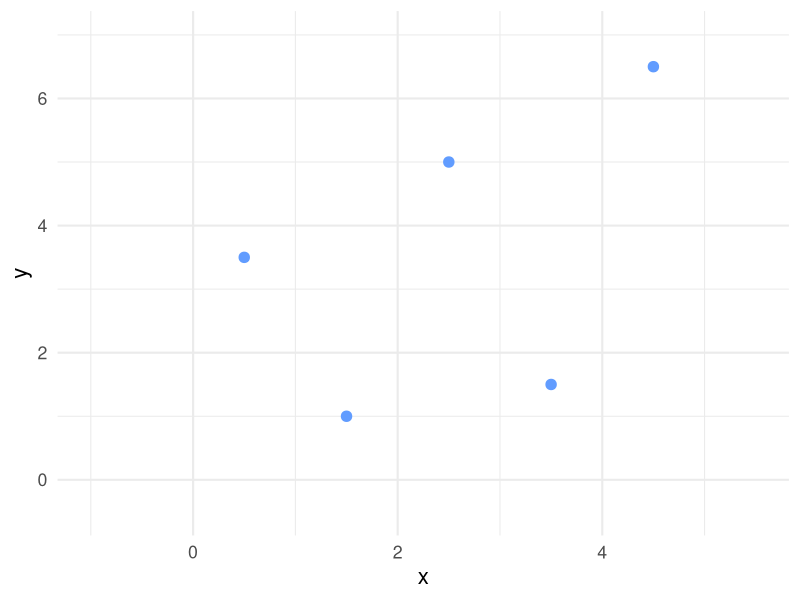
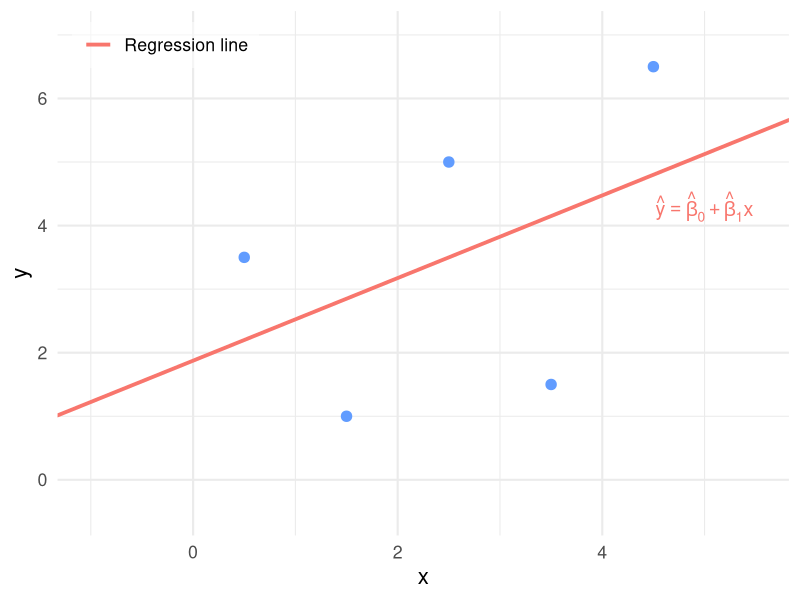
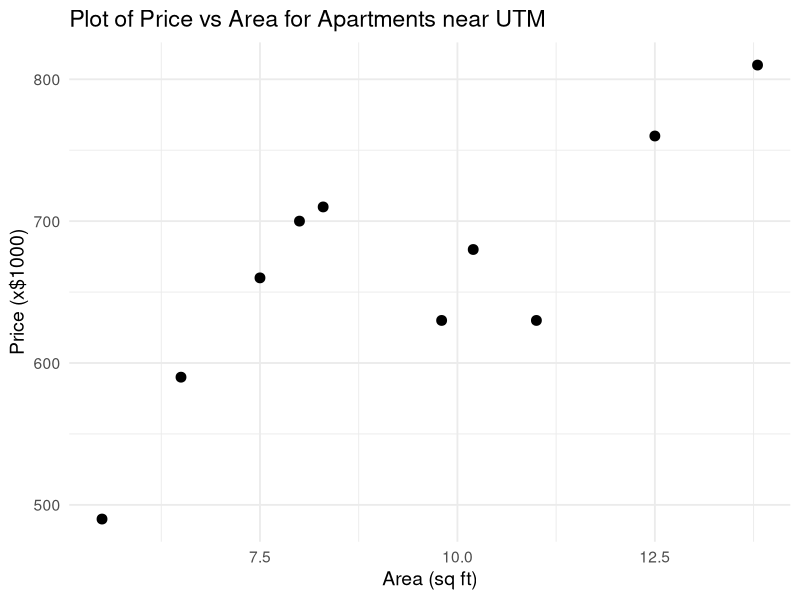
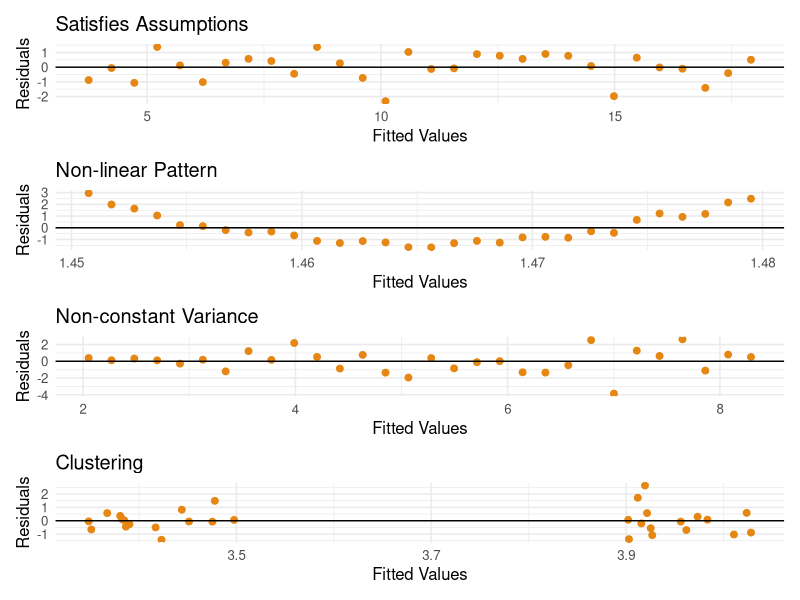
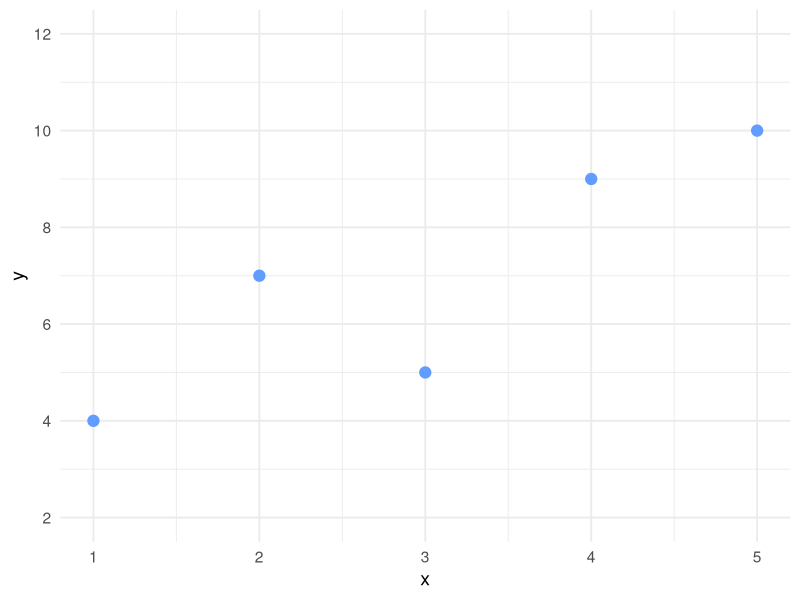
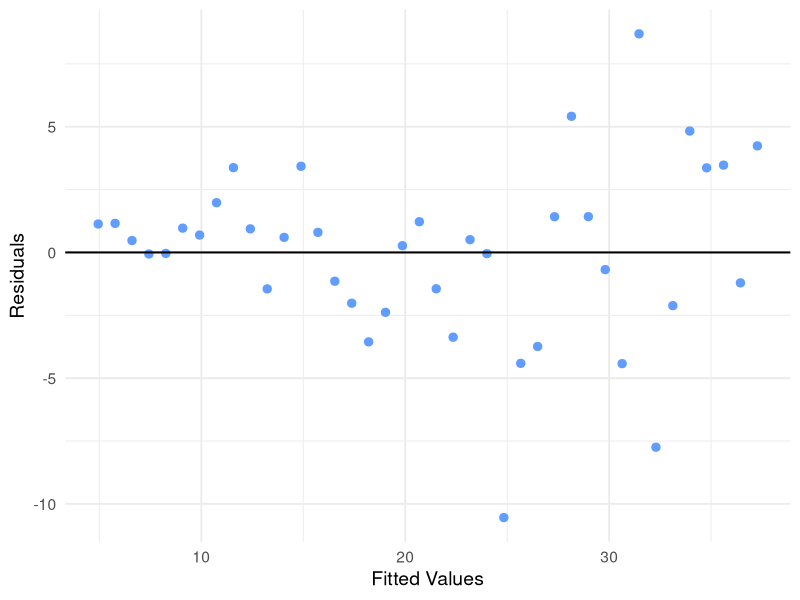
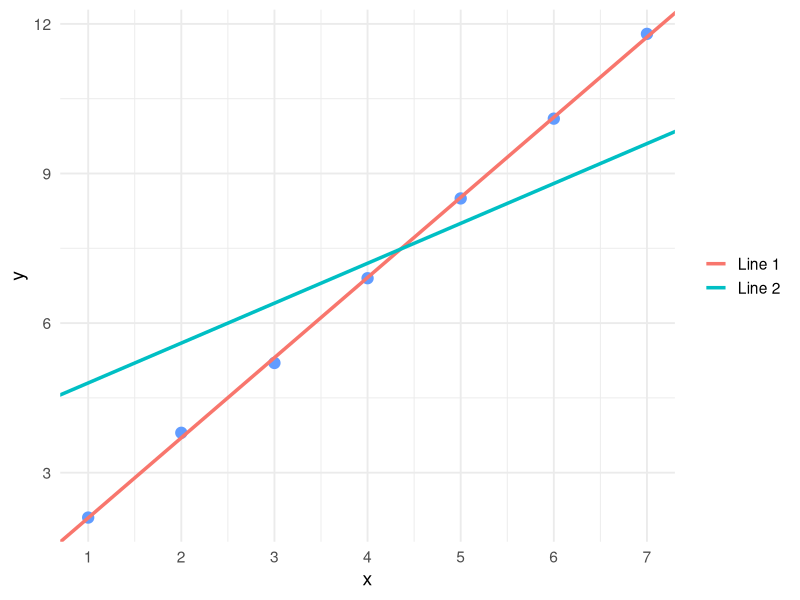
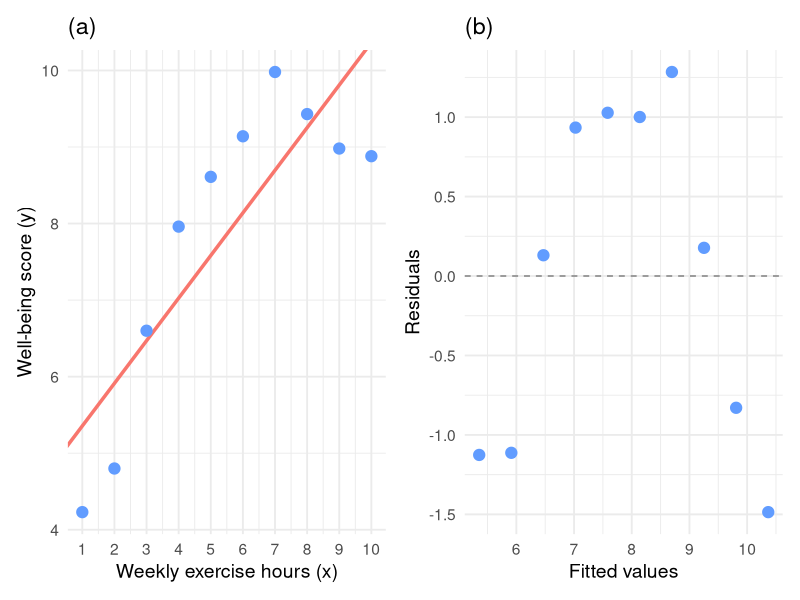

The R source for these figures, in order:
## ---- chunk 1
library(ggplot2)

# --- Same 5 points as before ---
df <- data.frame(
  x = c(0.5, 1.5, 2.5, 3.5, 4.5),
  y = c(3.5, 1.0, 5.0, 1.5, 6.5)
)

# Points-only plot: no line, no legend
p_points <- ggplot(df, aes(x, y)) +
  geom_point(size = 3.2, color = "#619CFF") +
  coord_cartesian(xlim = c(-1.0, 5.5), ylim = c(-0.5, 7)) +
  labs(x = "x", y = "y") +
  theme_minimal(base_size = 16) +
  theme(legend.position = "none")

print(p_points)

## ---- chunk 2
library(ggplot2)

# --- Reduced to 5 points with reasonably large residuals ---
df <- data.frame(
  x = c(0.5, 1.5, 2.5, 3.5, 4.5),
  y = c(3.5, 1.0, 5.0, 1.5, 6.5)
)

# Fit linear model
model <- lm(y ~ x, data = df)
b0    <- coef(model)[1]
b1    <- coef(model)[2]

# Predicted values
df$yhat <- fitted(model)

# Sample mean of y
ybar  <- mean(df$y)

# --- Bracket placement: put brackets on the LEFT for points ABOVE the line ---
cap    <- 0.10   # horizontal cap length
offset <- 0.20   # horizontal offset from the residual line

# sgn = -1 for positive residuals (y > yhat) -> bracket to the LEFT
# sgn = +1 for negative residuals (y < yhat) -> bracket to the RIGHT
sgn <- ifelse(df$y > df$yhat, -1, 1)

br <- transform(
  df,
  i      = seq_len(nrow(df)),
  x0     = x + sgn * offset,                # x-location of bracket's vertical bar
  y0     = pmin(y, yhat),                   # bottom of bracket
  y1     = pmax(y, yhat),                   # top of bracket
  ymid   = (pmin(y, yhat) + pmax(y, yhat)) / 2,
  xlab   = x + sgn * (offset + 0.14),       # label position a bit further from bracket
  # Labels as e_i = y_i - \hat{y}_i
  lab    = paste0("e[", seq_len(nrow(df)), "] == y[", seq_len(nrow(df)), "] - hat(y)[", seq_len(nrow(df)), "]")
)

# Create the plot with ONLY the regression line and points (brackets, residual lines, and e_i legend removed)
p_sse <- ggplot(df, aes(x, y)) +
  # Observed points
  geom_point(size = 3.2, color = "#619CFF") +
  # Regression line
  geom_abline(aes(intercept = b0, slope = b1, color = "Regression line"),
              size = 1.3, key_glyph = draw_key_path) +
  # Annotate regression equation
  annotate("text", x = 5.0, y = 4.3,
           label = "hat(y) == hat(beta)[0] + hat(beta)[1]*x",
           parse = TRUE, color = "#F8766D", size = 5) +
  # SINGLE coord_cartesian call: set BOTH x and y limits here
  coord_cartesian(xlim = c(-1.0, 5.5), ylim = c(-0.5, 7)) +
  labs(x = "x", y = "y") +
  # Legend: only the regression line remains
  scale_color_manual(
    name   = NULL,
    values = c("Regression line" = "#F8766D"),
    breaks = c("Regression line"),
    labels = c("Regression line")
  ) +
  theme_minimal(base_size = 16) +
  theme(
    legend.position      = c(0.02, 0.98),
    legend.justification = c(0, 1),
    legend.background    = element_rect(fill = alpha("white", 0.5), color = NA),
    legend.key.width     = unit(1.5, "lines")
  )

# Display the plot
print(p_sse)
## ---- chunk 3
knitr::include_app("https://nishan-mudalige.shinyapps.io/Correlation_Shiny_App/", height = "860")
## ---- chunk 4
knitr::include_app("https://nishan-mudalige.shinyapps.io/Regression_Decomposition_of_Variation/", height = "725")
## ---- chunk 5
library(ggplot2)

# Data
area <- c(5.5, 6.5, 7.5, 8.0, 8.3, 9.8, 11.0, 12.5, 13.8, 10.2)
price <- c(490, 590, 660, 700, 710, 630, 630, 760, 810, 680)
df <- data.frame(area, price)

# Plot
ggplot(df, aes(x = area, y = price)) +
  geom_point(size = 3, color = "#000000") +
  labs(
    x = "Area (sq ft)",
    y = "Price (x$1000)",
    title = "Plot of Price vs Area for Apartments near UTM"
  ) +
  theme_minimal(base_size = 14)

## ---- chunk 6
# Load libraries
library(ggplot2)
library(patchwork)

# Common theme for all plots
theme_clean <- theme_minimal(base_size = 12)

# 1. Satisfies Assumptions
set.seed(1)
x1 <- 1:30
y1 <- 3 + 0.5 * x1 + rnorm(30, 0, 1)
model1 <- lm(y1 ~ x1)
df1 <- data.frame(Fitted = fitted(model1), Residuals = resid(model1))

p1 <- ggplot(df1, aes(Fitted, Residuals)) +
  geom_point(color = "#E68613", size = 2) +
  geom_hline(yintercept = 0, color = "#000000") +
  labs(
    title = "Satisfies Assumptions",
    x     = "Fitted Values",
    y     = "Residuals"
  ) +
  theme_clean

# 2. Non-linear Pattern
x2 <- seq(-2, 2, length.out = 30)
y2 <- x2^2 + rnorm(30, 0, 0.3)
model2 <- lm(y2 ~ x2)
df2 <- data.frame(Fitted = fitted(model2), Residuals = resid(model2))

p2 <- ggplot(df2, aes(Fitted, Residuals)) +
  geom_point(color = "#E68613", size = 2) +
  geom_hline(yintercept = 0, color = "#000000") +
  labs(
    title = "Non-linear Pattern",
    x     = "Fitted Values",
    y     = "Residuals"
  ) +
  theme_clean

# 3. Non-constant Variance
x3 <- 1:30
y3 <- 2 + 0.2 * x3 + rnorm(30, 0, sd = x3 / 10)
model3 <- lm(y3 ~ x3)
df3 <- data.frame(Fitted = fitted(model3), Residuals = resid(model3))

p3 <- ggplot(df3, aes(Fitted, Residuals)) +
  geom_point(color = "#E68613", size = 2) +
  geom_hline(yintercept = 0, color = "#000000") +
  labs(
    title = "Non-constant Variance",
    x     = "Fitted Values",
    y     = "Residuals"
  ) +
  theme_clean

# 4. Clustering
x4 <- c(rnorm(15, 3, 0.2), rnorm(15, 5, 0.2))
y4 <- 2 + 0.5 * x4 + rnorm(30, 0, 1)
model4 <- lm(y4 ~ x4)
df4 <- data.frame(Fitted = fitted(model4), Residuals = resid(model4))

p4 <- ggplot(df4, aes(Fitted, Residuals)) +
  geom_point(color = "#E68613", size = 2) +
  geom_hline(yintercept = 0, color = "#000000") +
  labs(
    title = "Clustering",
    x     = "Fitted Values",
    y     = "Residuals"
  ) +
  theme_clean

# Stack all four plots vertically
final_plot <- p1 / p2 / p3 / p4 +
  plot_layout(ncol = 1)  # one column

# Render the combined plot
print(final_plot)
## ---- chunk 7
library(ggplot2)
df22 <- data.frame(x = c(1, 2, 3, 4, 5),
                   y = c(4, 7, 5, 9, 10))
ggplot(df22, aes(x, y)) +
  geom_point(size = 3.5, color = "#619CFF") +
  scale_x_continuous(breaks = 1:5) +
  scale_y_continuous(breaks = seq(2, 12, 2), limits = c(2, 12)) +
  labs(x = "x", y = "y") +
  theme_minimal(base_size = 14)
## ---- chunk 8
library(ggplot2)
set.seed(27)
x27 <- seq(1, 40, length.out = 40)
y27 <- 5 + 0.8 * x27 + rnorm(40, 0, sd = x27 / 7)
m27 <- lm(y27 ~ x27)
df27 <- data.frame(Fitted = fitted(m27), Residuals = resid(m27))
ggplot(df27, aes(Fitted, Residuals)) +
  geom_point(color = "#619CFF", size = 2.5) +
  geom_hline(yintercept = 0, color = "#000000", linewidth = 0.7) +
  labs(x = "Fitted Values", y = "Residuals") +
  theme_minimal(base_size = 14)
## ---- chunk 9
library(ggplot2)
df30 <- data.frame(x = 1:7,
                   y = c(2.1, 3.8, 5.2, 6.9, 8.5, 10.1, 11.8))
ggplot(df30, aes(x, y)) +
  geom_point(size = 3.5, color = "#619CFF") +
  geom_abline(aes(intercept = 0.486, slope = 1.607, color = "Line 1"),
              linewidth = 1.2, key_glyph = draw_key_path) +
  geom_abline(aes(intercept = 4.0, slope = 0.8, color = "Line 2"),
              linewidth = 1.2, key_glyph = draw_key_path) +
  scale_color_manual(name = NULL,
                     values = c("Line 1" = "#F8766D", "Line 2" = "#00BFC4")) +
  scale_x_continuous(breaks = 1:7) +
  labs(x = "x", y = "y") +
  theme_minimal(base_size = 14) +
  theme(legend.position = "right")
## ---- chunk 10
library(ggplot2)
library(patchwork)
set.seed(7)
x_q33 <- 1:10
y_q33 <- round(1 + 2.5 * x_q33 - 0.18 * x_q33^2 + rnorm(10, 0, 0.4), 2)
m_q33 <- lm(y_q33 ~ x_q33)

df33 <- data.frame(
  x     = x_q33,
  y     = y_q33,
  fits  = fitted(m_q33),
  resid = residuals(m_q33)
)

p_scatter <- ggplot(df33, aes(x, y)) +
  geom_abline(intercept = coef(m_q33)[1], slope = coef(m_q33)[2],
              color = "#F8766D", linewidth = 1.2) +
  geom_point(size = 3.5, color = "#619CFF") +
  scale_x_continuous(breaks = 1:10) +
  labs(x = "Weekly exercise hours (x)",
       y = "Well-being score (y)",
       title = "(a)") +
  theme_minimal(base_size = 14)

p_resid <- ggplot(df33, aes(fits, resid)) +
  geom_hline(yintercept = 0, linetype = "dashed", color = "grey50") +
  geom_point(size = 3.5, color = "#619CFF") +
  labs(x = "Fitted values",
       y = "Residuals",
       title = "(b)") +
  theme_minimal(base_size = 14)

p_scatter + p_resid
## ---- chunk 11
library(ggplot2)
df34 <- data.frame(
  x = c(1, 2, 3, 4, 5, 6, 7),
  y = c(3.0, 5.0, 7.0, 14.0, 9.0, 11.0, 13.0)
)
m34 <- lm(y ~ x, data = df34)
b0_34 <- coef(m34)[1]
b1_34 <- coef(m34)[2]

df34$isP <- df34$x == 4

ggplot(df34, aes(x, y)) +
  geom_abline(intercept = b0_34, slope = b1_34,
              color = "#F8766D", linewidth = 1.2) +
  geom_point(data = subset(df34, !isP), size = 3.5, color = "#619CFF") +
  geom_point(data = subset(df34, isP),  size = 4.5, color = "#E68613", shape = 17) +
  annotate("text", x = 4.25, y = 14.0, label = "P", size = 5, color = "#E68613") +
  scale_x_continuous(breaks = 1:7) +
  labs(x = "x", y = "y") +
  theme_minimal(base_size = 14)
## ---- chunk 12
library(ggplot2)
set.seed(37)
x37 <- c(15, 18, 20, 22, 25, 27, 30, 32, 35)
y37 <- -80 + 12 * x37 + rnorm(9, 0, 15)
m37 <- lm(y37 ~ x37)
b0_37 <- coef(m37)[1]
b1_37 <- coef(m37)[2]

pred_A <- b0_37 + b1_37 * 25   # inside range
pred_B <- b0_37 + b1_37 * 45   # outside range

df37 <- data.frame(x = x37, y = y37)

ggplot(df37, aes(x, y)) +
  geom_rect(aes(xmin = 15, xmax = 35, ymin = -Inf, ymax = Inf),
            fill = "#619CFF", alpha = 0.06, inherit.aes = FALSE) +
  geom_vline(xintercept = c(15, 35), linetype = "dashed", color = "#555555", linewidth = 0.7) +
  geom_abline(intercept = b0_37, slope = b1_37,
              color = "#F8766D", linewidth = 1.2) +
  geom_point(size = 3.2, color = "#619CFF") +
  annotate("point", x = 25, y = pred_A, shape = 17, size = 4.5, color = "#E68613") +
  annotate("text",  x = 25, y = pred_A + 18, label = "A", size = 5, color = "#E68613") +
  annotate("point", x = 45, y = pred_B, shape = 17, size = 4.5, color = "#00BFC4") +
  annotate("text",  x = 45, y = pred_B + 18, label = "B", size = 5, color = "#00BFC4") +
  scale_x_continuous(breaks = seq(10, 50, 5), limits = c(10, 52)) +
  labs(x = "Daily High Temperature (°C)", y = "Pool Visitors") +
  theme_minimal(base_size = 14)
